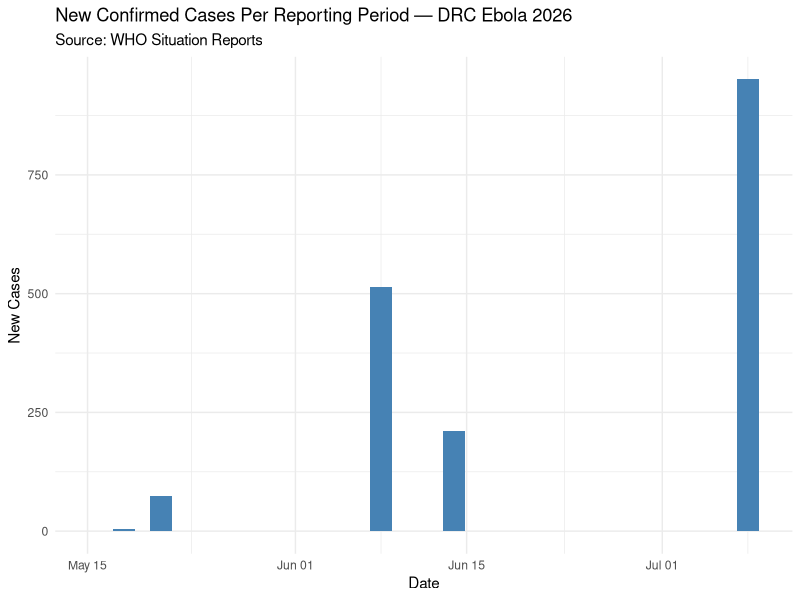
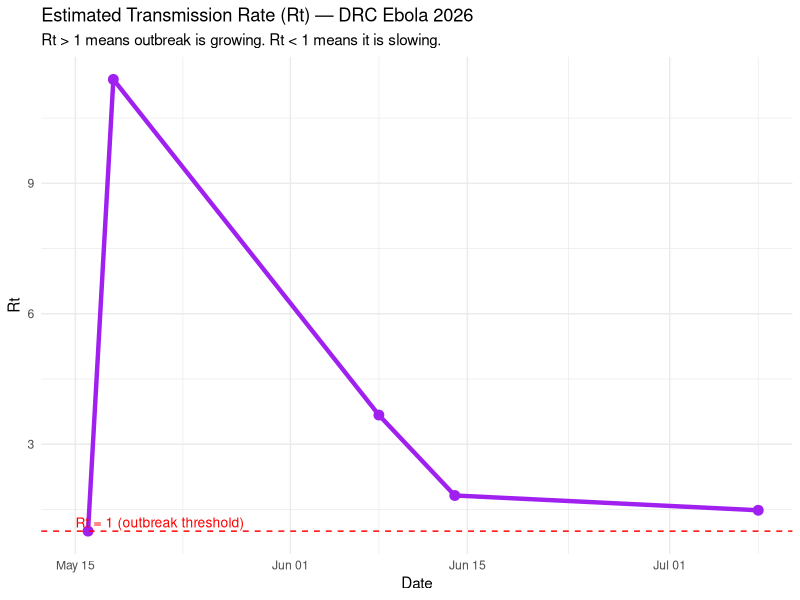
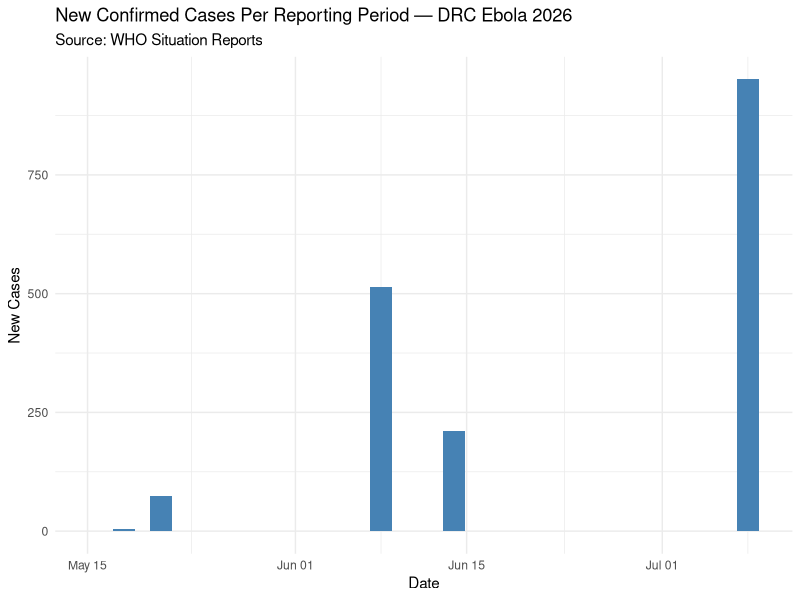
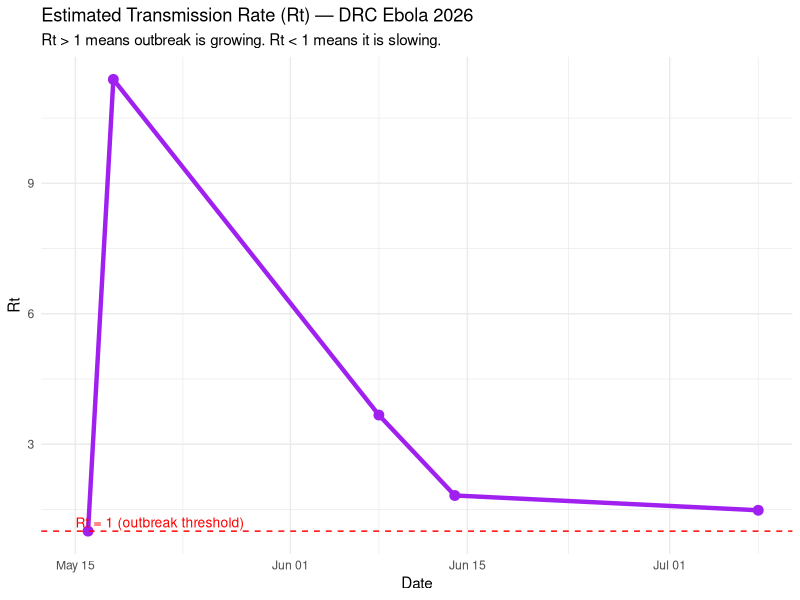

Write R code to recreate these figures, in order.
# ============================================
# EBOLA DRC 2026 - Epidemic Modeling
# Author: Finho
# Date: June 2026
# Purpose: Model transmission rate (Rt) and
#          build a SIR epidemic model
# ============================================

library(tidyverse)

# Load clean data
ebola_data <- read.csv("data/clean/ebola_cases.csv")
ebola_data$date <- as.Date(ebola_data$date)

# ---- PART 1: Calculate Growth Rate ----
# How fast are cases doubling?
ebola_data <- ebola_data |>
    mutate(
        new_cases = confirmed_cases - lag(confirmed_cases),
        growth_rate = round((confirmed_cases / lag(confirmed_cases)), 2)
    )

print(ebola_data)

# ---- PART 2: Estimate Rt ----
# Rt = how many people does 1 infected person spread it to
# Bundibugyo serial interval = ~12 days (time between cases)
# Simple Rt estimate = growth rate ^ serial interval

serial_interval <- 12

ebola_data <- ebola_data |>
    mutate(Rt = round(growth_rate^(serial_interval / as.numeric(difftime(date, lag(date), units = "days"))), 2))

cat("\n--- Rt Estimates ---\n")
print(ebola_data %>% select(date, confirmed_cases, new_cases, Rt))

# CHART 5: New Cases Per Reporting Period
ggplot(ebola_data |> filter(!is.na(new_cases)), aes(x = date, y = new_cases)) +
    geom_bar(stat = "identity", fill = "steelblue") +
    labs(title = "New Confirmed Cases Per Reporting Period — DRC Ebola 2026",
        subtitle = "Source: WHO Situation Reports",
        x = "Date",
        y = "New Cases") +
    theme_minimal()

ggsave("outputs/figures/05_new_cases.png", width = 10, height = 6)
cat("Chart 5 saved!\n")

#CHART 6: Rt Over Time 
ggplot(ebola_data |>
    filter(!is.na(Rt) & Rt < 20), aes(x = date, y = Rt)) +
    geom_line(color = "purple", linewidth = 1.5) +
    geom_point(color = "purple", size = 3) +
    geom_hline(yintercept = 1, linetype = "dashed", color = "red") +
    annotate("text",
        x = min(ebola_data$date, na.rm = TRUE),
        y = 1.2, label = "Rt = 1 (outbreak threshold)",
        hjust = 0, color = "red", size = 3.5) +
    labs(title = "Estimated Transmission Rate (Rt) — DRC Ebola 2026",
        subtitle = "Rt > 1 means outbreak is growing. Rt < 1 means it is slowing.",
        x = "Date",
        y = "Rt") +
    theme_minimal()

ggsave("outputs/figures/06_rt.png", width = 10, height = 6)
cat("Chart 6 saved!\n")
